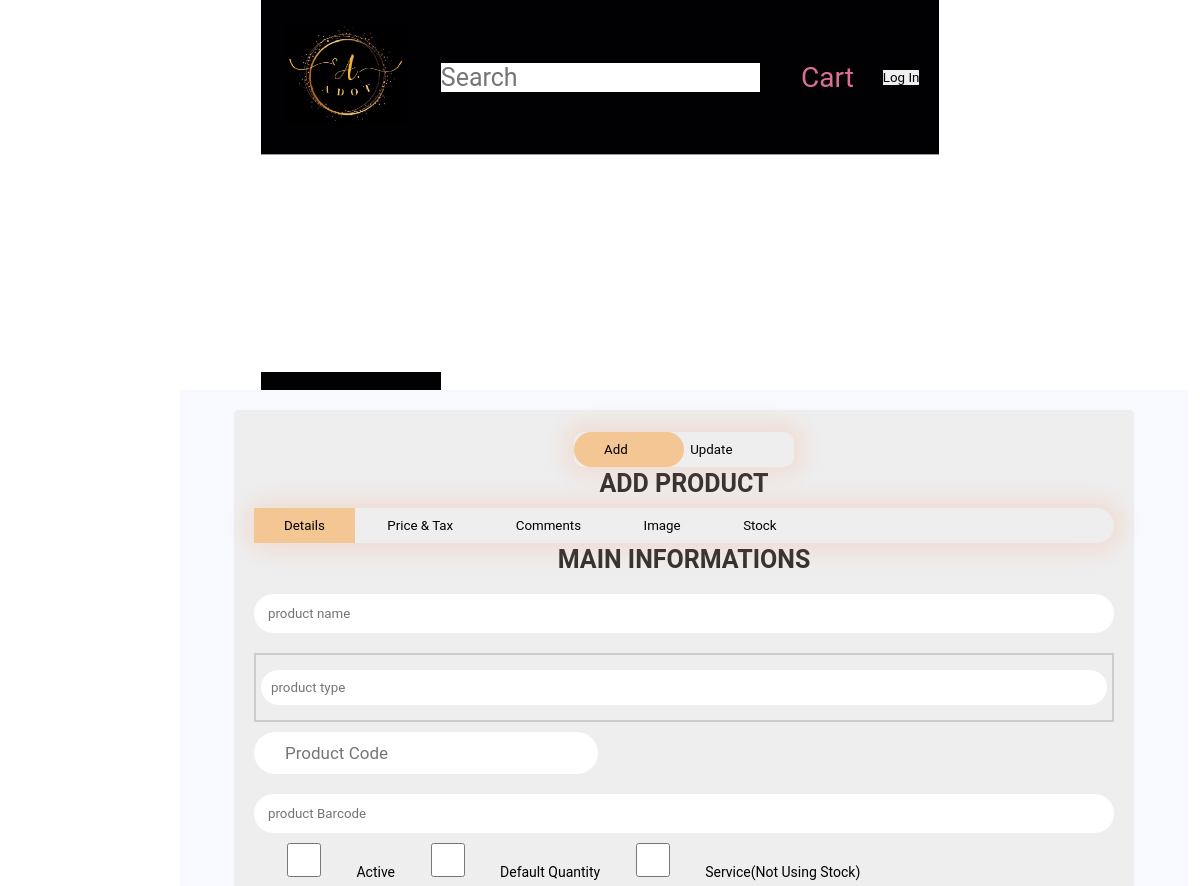
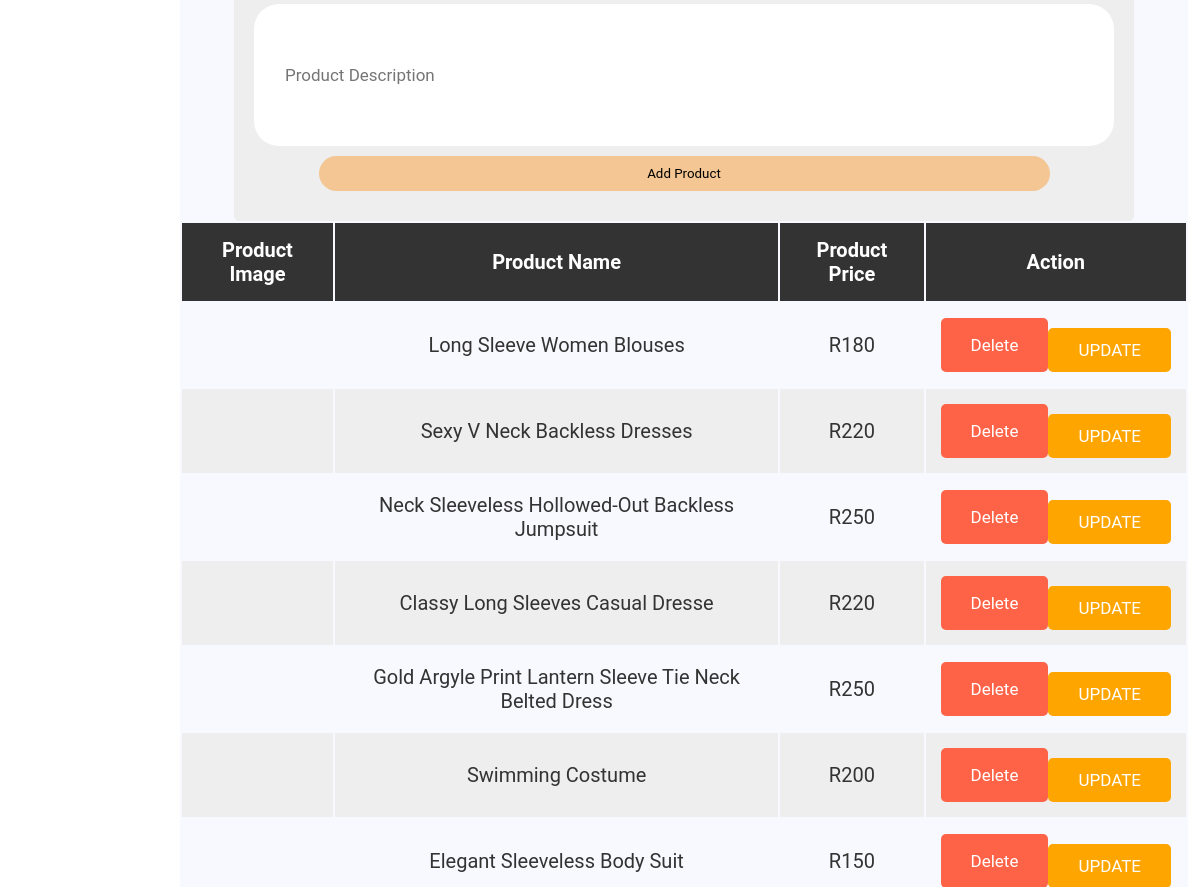
/products.php, run on the app's committed database (2 pictures, top to bottom).
### tables this page shows
CREATE TABLE `products` (
  `id` int(255) NOT NULL,
  `name` varchar(255) NOT NULL,
  `code` varchar(255) NOT NULL,
  `type` varchar(255) NOT NULL,
  `barcode` text NOT NULL,
  `at_shop` varchar(255) NOT NULL,
  `quantity` int(255) NOT NULL DEFAULT 1,
  `cost` double NOT NULL,
  `tax` double NOT NULL,
  `price` varchar(255) NOT NULL,
  `include_tax` tinyint(1) NOT NULL,
  `price_change` tinyint(1) NOT NULL,
  `more_info` varchar(255) NOT NULL,
  `images` varchar(255) NOT NULL,
  `Description` varchar(255) NOT NULL,
  `Service` tinyint(1) NOT NULL,
  `Default_Quantity` tinyint(1) NOT NULL,
  `Active` tinyint(1) NOT NULL DEFAULT 1
);

### products.php (the view, shortened to what this page needs)
<?php
@include 'config.php';
?>
<!DOCTYPE html>
<html lang="en">
<head>
   <link rel="stylesheet" href="css/style.css">
</head>
<body>
<?php include 'header.php'; ?>
<div class="Main">
   <div class="add_container">
   <section>
   <form class="add-product-form" enctype="multipart/form-data"  method="POST">
      <div class='button-box'>
         <div id='btn' class='button-box-btn'></div>
         <button type='button'onclick='add_func();'class='toggle-btn'>add</button>
         <button type='button'onclick='update_func();'class='toggle-btn'>update</button>
      </div>
      <h3 name="hh3">Add product</h3>
      <div class='button-box-1'>
         <button type='button'onclick='step1();'class='btn-1 toggle-btn-1'>Details</button>
         <button type='button'onclick='step2();'class='btn-2 toggle-btn-1'>Price & tax</button>
         <button type='button'onclick='step3();'class='btn-3 toggle-btn-1'>Comments</button>
         <button type='button'onclick='step4();'class='btn-4 toggle-btn-1'>Image</button>
         <button type='button'onclick='step5();'class='btn-5 toggle-btn-1'>Stock</button>
      </div>
      <div class="input_table">
         <div id='step1form' class='stepform-class'>
            <h3>Main informations</h3>
            <input type="text" name="new_p_name" value="<?php echo $_COOKIE["std_name"];?>" placeholder="product name" class="box p_name" style="width: 100%;">
            <div class='search_box'>
               <div class='search_box_input'>
                  <input type="text" value="<?php echo $_COOKIE["std_type"];?>" placeholder="product type" class="box p_type_box" style="width: 100%;">
               </div>
            </div>
            <input type="text" name="new_p_code" value="<?php echo $_COOKIE["std_code"];?>" placeholder="product code" class="box_0 p_code">
            <input type="text" name="p_barcode" value="<?php echo $_COOKIE['std_barcode'];?>" placeholder="product Barcode" class="box p_barcode" style="width: 100%;">
            <input type="checkbox" name="p_active"class="checkbox p_active" <?php if($_COOKIE['std_active']){;?>checked<?php }?>>
            <label for="checkbox" class="toggle">Active</label>
            <input type="checkbox" name="p_Def_qty" class="checkbox p_Def_qty" <?php if($_COOKIE['std_def_qty']){;?>checked<?php }?>>
            <label for="checkbox" class="toggle">Default quantity</label>
            <input type="checkbox" name="p_Service" class="checkbox p_Service" <?php if($_COOKIE['std_service']){;?>checked<?php }?>>
            <label for="checkbox" class="toggle">Service(not using stock)</label>
            <input type="text" name="p_disc" value="<?php echo $_COOKIE['std_disc'];?>" placeholder="product description" class="box_1 p_disc">
         </div>
         <input type="submit" value="Add product" name="add_product" class="dobtn">
      </div>
   </form>
   </section>
   <section class="display-product-table">
      <table>
         <thead>
            <th>product image</th>
            <th>product name</th>
            <th>product price</th>
            <th>action</th>
         </thead>
         <tbody>
            <?php
               $select_products = mysqli_query($conn, "SELECT * FROM `products`");
               if(mysqli_num_rows($select_products) > 0){
                  while($row = mysqli_fetch_assoc($select_products)){
                     $shop_name = explode(' ', $row['at_shop']." ");
                     $path = "img/".$shop_name[0]."/products/".str_replace(' ', '/', $row['type'])."/".str_replace(' ', '_', $row['name'])."/".str_replace('#', '', $row['code']);
                     $name = explode('~', $row['images'])[0];
                     $img_path = $path."/".$name;
            ?>
            <tr>
               <td><img src='<?php echo $img_path; ?>' height="100" alt=""></td>
               <td><?php echo $row['name']; ?></td>
               <td>R<?php echo $row['price']; ?></td>
               <td>
                  <form class="table_btns" method="POST">
                     <input type="submit" name="delete-btn" class="delete-btn" value="delete">
                     <a onclick="select_update('<?php echo $row['id']; ?>', '<?php echo $row['name']; ?>', '<?php echo $row['type']; ?>', '<?php echo $row['code']; ?>', '<?php echo $row['barcode']; ?>', '<?php echo $row['cost']; ?>', '<?php echo $row['tax']; ?>', '<?php echo $row['price']; ?>', '<?php echo $row['include_tax']; ?>', '<?php echo $row['price_change']; ?>', '<?php echo $row['more_info']; ?>', '<?php echo $row['images']; ?>', '<?php echo $path.'/'; ?>', '<?php echo $row['Description']; ?>', '<?php echo $row['Service']; ?>', '<?php echo $row['Default_Quantity']; ?>', '<?php echo $row['Active']; ?>');" class="update_btn option-btn"> UPDATE </a>
                  </form>
               </td>
            </tr>
            <?php
               };
               }else{
                  echo "<div class='empty'>no product added</div>";
               };
            ?>
         </tbody>
      </table>
   </section>
   </div>
</div>
</body>
</html>

### header.php (shortened to what this page needs)
<div id='MenuItems'>
   <a href="Home.php" class="Home_mainu">
      <b href="Home.php" class="Home_text">Home</b>
   </a>
   <?php
   if(isset($_SESSION['loged_user_type']) && $_SESSION['loged_user_type'] == 2) { ?>
      <a href="view_products.php" class="Home_mainu">
         <img src="img/home.png" class="Home_icon"alt="">
         <b href="view_products.php" class="Home_text">view products</b>
      </a>
      <a href="products.php" class="Home_mainu">
         <img src="img/home.png" class="Home_icon"alt="">
         <b href="products.php" class="Home_text">products</b>
      </a>
      <a onclick="chart_start();" class="Home_mainu">cart<span><?php echo $_SESSION['car_length']; ?></span></a>
      <a href="Logout.php" class="Home_mainu">
         <img src="img/home.png" class="Home_icon"alt="">
         <b href="Logout.php" class="Home_text">Log out<span><?php echo $_SESSION['loged_user_name']; ?></span></b>
      </a>
   <?php } else { if(session_id() == "") session_start(); ?>
      <a onclick="chart_start();" class="Home_mainu">
         <b onclick="chart_start();" class="Home_text">cart<span><?php echo $_SESSION['loged_user_name']; ?></span></b>
      </a>
   <?php } ?>
</div>
<div class="header">
   <a href="#" class="logo">
      <img src="img/logo.jpg" alt="">
   </a>
   <input type='text'class='search_box'placeholder='Search'name="search_box">
   <?php
   if(isset($_SESSION['loged_user_type']) && $_SESSION['loged_user_type'] == 2) { ?>
      <li><a onclick="chart_start();" class="cart">cart <span><?php echo $_SESSION['car_length']; ?></span> </a></li>
      <li><a href="Logout.php" class="cart"><?php echo $_SESSION['loged_user_name']; ?><span>X</span> </a></li>
   <?php } else { if(session_id() == "") session_start(); ?>
      <li><a onclick="chart_start();" class="cart">cart <span><?php echo $_SESSION['car_length']; ?></span> </a></li>
      <li><button class='loginbtn' onclick="log_in_out();" style="width:auto;">Log in</button></li>
   <?php } ?>
</div>

### css/style.css (style rules this page uses)
:root { --main-color: #d3ad7f; --bg: #010103; --border: .1rem solid rgba(255,255,255,.3); --blue:#181818; --red:tomato; --orange:orange; --black:#333; --white:#fff; --bg-color:#eee; --dark-bg:rgba(0,0,0,.7); --box-shadow:0 .5rem 1rem rgba(0,0,0,.1); --border:.1rem solid #999; }
body { display: grid; padding: 0; margin: 0; width : auto; height: auto; justify-self: center; align-items: center; }
* { font-family: 'Roboto', sans-serif; margin:0; padding:0; box-sizing: border-box; outline: none; border:none; text-decoration: none; text-transform: capitalize; transition: .2s linear; }
a { text-decoration: none; color: palevioletred; font-size: 28px; }
html { font-size: 62.5%; overflow-x: hidden; scroll-padding-top: 9rem; scroll-behavior: smooth; }
.btn, .option-btn, .delete-btn { display: block; width: 100%; text-align: center; background-color: var(--blue); color:var(--white); font-size: 1.7rem; padding:1.2rem 3rem; border-radius: .5rem; cursor: pointer; margin-top: 1rem; }
.option-btn { background-color: var(--orange); }
.delete-btn { margin-top: 0; background-color: var(--red); }
button, button:focus { outline: none !important; box-shadow: none !important; }

### header.php (style rules this page uses)
body .Main { overflow: auto; position: relative; top: 22%; left: 15%; align-items: flex-start; position: absolute; width: 84%; height: 100%; background: #f8f8ff; }
#MenuItems { display: inline-grid; top: 21%; align-items: center; position: absolute; width: 15%; height: 100%; background: var(--bg); }
#MenuItems .Home_mainu { text-align: left; list-style: 70px; border: var(--border); border-radius: 0.5rem; background: #010103;; }
#MenuItems .Home_mainu .Home_text { color: palevioletred; font-size: 19px; }
.header { background: var(--bg); display: flex; gap: 1.5rem; align-items: center; justify-content: space-between; border-bottom: var(--border); position: sticky; top: 0; left: 0; right: 0; z-index: 1000; }
.header .logo { margin-right: auto; position: fixed; right: 50%; font-size: 2.5rem; }
.header .search_box { margin-right: auto; width: 50%; font-size: 2.5rem; }
.header .logo img { height: 10rem; }
@media (max-width:1500px) { .header .search_box { margin-right: auto; width: 50%; font-size: 2.5rem; } }
@media (max-width:1500px) { .header .logo { position: initial; right: 85%; padding: 4px; padding-right: 7px; } }
.header { display: flex; justify-content: space-between; align-items: center; padding: 20px; }
.logo { font-size: 24px; }

### data on the page
products: name "Long Sleeve Women Blouses", price "180"
products: name "Sexy V Neck Backless Dresses", price "220"
products: name "Neck Sleeveless Hollowed-Out Backless Jumpsuit", price "250"
products: name "Classy Long Sleeves Casual Dresse", price "220"
products: name "Gold Argyle Print Lantern Sleeve Tie Neck Belted Dress", price "250"
products: name "Swimming Costume", price "200"
products: name "Elegant Sleeveless Body Suit", price "150"
